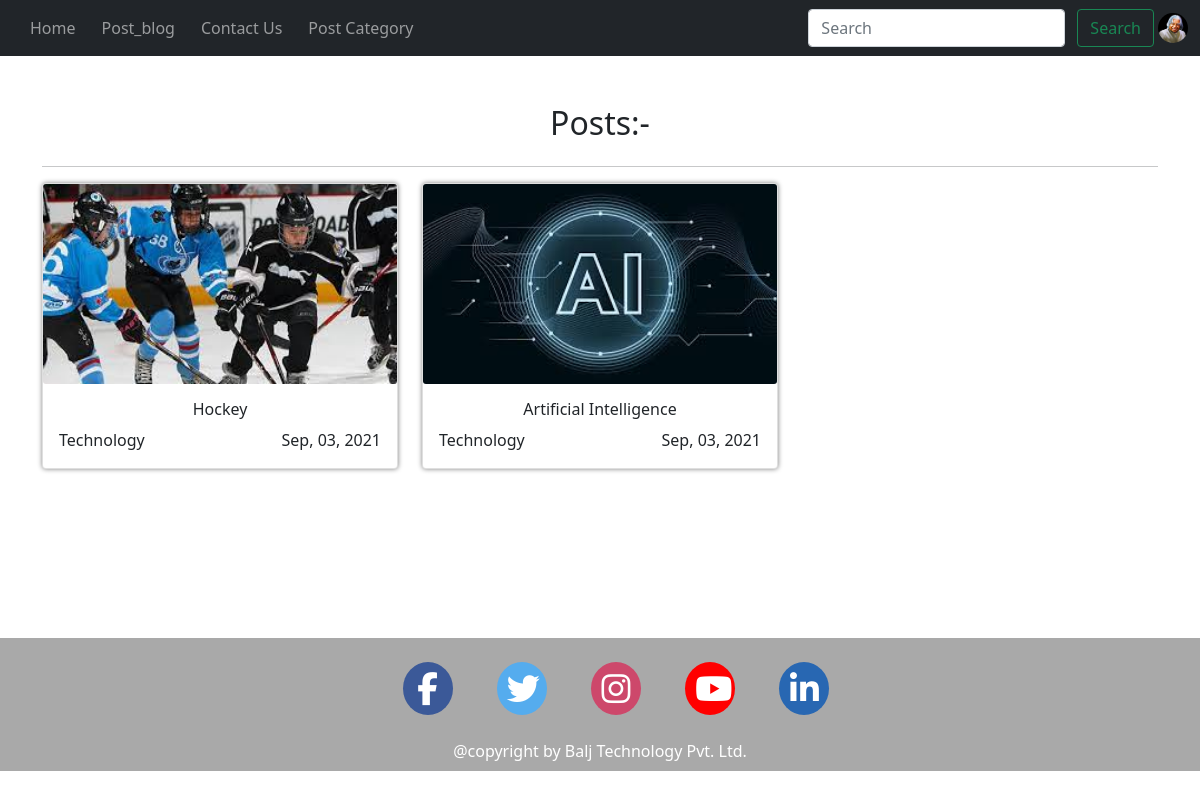
The app's page /technology/ (signed in) with its own data.
### blog/models.py (models this page shows, shortened)
class Userprofile(models.Model):
    user = models.OneToOneField(User, on_delete=models.CASCADE, primary_key=True)
    userprofileimg=models.ImageField(upload_to="profileimage/", default="profileimage/einstein.png")
    userbannerimage=models.ImageField(upload_to="userbannerimage/", default="userbannerimage/1543903484career-launcher-logo.png")
    def create_user_profile(sender, instance, created, **kwargs):
        if created:
            Userprofile.objects.create(user=instance)
    post_save.connect(create_user_profile, sender=User)

class Post(models.Model):
    title = models.CharField(max_length=200)
    title_tag = models.CharField(max_length=200,  null=True, blank=True)
    category = models.ForeignKey(Add_Category, on_delete=models.CASCADE, related_name="blog_category", null=True, blank=True)
    bannerimage = models.FileField(null=True, blank=True, upload_to="images/")
    thumbnailimg = models.ImageField(null=True, blank=True, upload_to="thumbnailimg/")
    slug = models.SlugField(max_length=200, unique=True)
    user_id = models.ForeignKey(User, on_delete= models.CASCADE,related_name='blog_post', null=True)
    updated_on = models.DateTimeField(auto_now= True)
    content = RichTextUploadingField(null=True, blank=True)
    created_on = models.DateTimeField(auto_now_add=True)
    status = models.CharField(choices=STATUS, default=0, max_length=10)
    likes = models.ManyToManyField(User, default=None, blank=True, related_name="likes")
    view = models.IntegerField(default=0)
    view_post_bool = models.BooleanField(default=False)
    class Meta:
        ordering = ['-created_on']

class Add_Category(models.Model):
    cat_id = models.AutoField(primary_key=True)
    category_name=models.CharField(max_length=255)
    slug_cat=models.SlugField(max_length=200, unique=True)
    def __str__(self):
        return (self.category_name)

### blog/views.py (the view, shortened to what this page needs)
# urls.py: path('<slug:slug>/', views.Detail_view, name='detail_view'),
def Detail_view(request, slug):
    all_category_li=['sports', 'technology', 'educational']
    if slug in all_category_li:
        present_post = Post.objects.all()
        cat_list = Add_Category.objects.all()
        my_cat = Add_Category.objects.get(slug_cat=slug)
        my_cat_id = my_cat.cat_id
        filter_post = Post.objects.filter(category_id=my_cat_id)
        context = {"posts": present_post, "cat_list": cat_list, "posts": filter_post}
        return render(request, "post.html", context)

### blog/templates/post.html (shortened to what this page needs)
{% extends 'basic.html' %}
{% block body %}
<section class="blog-section">
  <div class="container">
    <div class="row text-center pt-4 text-dark">
      <div class="text-center col-md-12">
        <h2 class="pt-4 mb-4">Posts:-</h2>
        <hr>
      </div>
      {% for post in posts%}
      <div class = "col-lg-4 col-md-4 col-sm-12 col-12 mb-5">
        <div class="card">
          <a href="{% url 'detail_view' post.slug %}">
            <img src="{{ post.thumbnailimg.url}}" class="card-img" alt="{{post.title}}">
          </a>
            <div class="card-body">
              <div class="card-title">
                  <div class="title_div" style="font-size: 18px"><center><h6>{{post.title}}</h6></center></div>
                  <span class="title1" style="margin-left: 0;">{{post.category|capfirst}}</span>
                  <span class="date1" style="margin-right: 0;">{{post.created_on|date:"M, d, Y"}}</span>
              </div>
            </div>
        </div>
      </div>
      {% endfor %}
    </div>
  </div>
</section>
{% endblock body %}

### blog/templates/basic.html (shortened to what this page needs)
<!doctype html>
<html lang="en">
  <head>
    <link rel="stylesheet" href="https://cdnjs.cloudflare.com/ajax/libs/font-awesome/4.7.0/css/font-awesome.min.css">
    <link href="https://cdn.jsdelivr.net/npm/bootstrap@5.0.2/dist/css/bootstrap.min.css" rel="stylesheet">
  </head>
  <body>
    <nav class="navbar navbar-expand-lg navbar-dark bg-dark">
      <div class="container-fluid">
        <div class="collapse navbar-collapse" id="navbarSupportedContent">
          <ul class="navbar-nav me-auto mb-2 mb-lg-0">
            {% if user.is_authenticated %}
            <li class="nav-item">
              <a class="nav-link" href="{% url 'landing' %}">Home</a>
            </li>
            <li class="nav-item">
              <a class="nav-link" href="{% url 'post_blog' %}" onclick="post_blog()">Post_blog</a>
            </li>
            <li class="nav-item">
              <a class="nav-link" href="{% url 'contactus' %}">Contact Us</a>
            </li>
            <li class="dropdown nav-item">
              <a class="dropbtn nav-link">Post Category</a>
            </li>
            {% endif %}
          </ul>
          <div class="refresh-div">
            <form class="d-flex" method="GET" action="/search">
              <input class="form-control me-2 " type="search" placeholder="Search" required aria-labelledby="search-label" id="search" name= "search">
              <button class="btn btn-outline-success mx-1" type="submit">Search</button>
            </form>
          </div>
          <ul class="login-dtl">
            {%  if request.user.is_authenticated %}
              <li class="nav-item user-img-popup">
                <img id="user-popup-img" class="img-btn" src="{{user.userprofile.userprofileimg.url}}" alt="{{ user.username }}" style="width:30px;height:30px;border-radius: 16px;"  onclick="userShow()">
              </li>
            {% endif %}
          </ul>
        </div>
      </div>
    </nav>
{% block body %}{% endblock body %}
<section class="footer-sec">
  <footer class="block-footer">
      <div>
        <div class="icons text-center pt-4">
          <ul>
            <li class="icon"><a href="https://www.facebook.com/"><i class="fa fa-facebook"> </i></a></li>
            <li class="icon"><a href="https://twitter.com/login?lang=en"><i class="fa fa-twitter"></i></a></li>
            <li class="icon"><a href="https://www.instagram.com/accounts/login/?hl=en"><i class="fa fa-instagram"></i></a></li>
            <li class="icon"><a href="https://www.youtube.com/"><i class="fa fa-youtube"></i></a></li>
            <li class="icon"><a href="https://www.linkedin.com/signup"><i class="fa fa-linkedin" aria-hidden="true"></i></a></li>
          </ul>
        </div>
        <div>
          <p class="text-white text-center height: 30px py-2">@copyright by Balj Technology Pvt. Ltd.</p>
        </div>
      </div>
  </footer>
</section>
</body>
</html>

### blog/templates/basic.html (style rules this page uses)
* { margin: 0px;padding:0px; }
body { margin:0px!important;padding:0px!important; }
ul { list-style-type: none; }
ul.login-dtl { display: contents; }
.navbar-nav li { margin-left: 10px; }
.icon { padding: 20px;font-size: 30px;width: 50px;text-align: center;text-decoration: none;list-style-type: none;display: inline; }
.icons .icon .fa { padding: 10px;font-size: 33px;width: 50px;text-align: center;text-decoration: none;border-radius: 50%; }
.icons .icon .fa.fa-facebook { background: #3B5998;color: white; }
.icons .icon .fa.fa-twitter { background: #55ACEE;color: white; }
.icons .icon .fa.fa-instagram { background: #cd486b;color: white; }
.icons .icon .fa.fa-youtube { background: #FF0000;color: white; }
.icons .icon .fa.fa-linkedin { background: #2867B2;color: white; }
a { text-decoration: none; }
.block-footer { width: 100%;height: auto;display: block;background-color: darkgray;margin-bottom: -16px;margin-top: 121px; }
html { overflow-y: scroll; }
.dropdown { position: relative;display: inline-block;cursor: pointer; }
.user-img-popup { position: relative; cursor: pointer; }

### blog/templates/post.html (style rules this page uses)
.container { height: 40% }
.blog-section .card { width: 100%;max-width: 100%; box-shadow: 3px 3px 3px grey;-webkit-transitions: box-shadow .8s ease-out;box-shadow: .10px .11px 5px grey; }
.blog-section .card .card-img { height: 200px; }
.title1 { float: left; }
.date1 { float: right; }

### records on screen
Post: thumbnailimg (picture), title "Hockey", category "Technology", created_on "Sep, 03, 2021"
Post: thumbnailimg (picture), title "Artificial Intelligence", category "Technology", created_on "Sep, 03, 2021"
